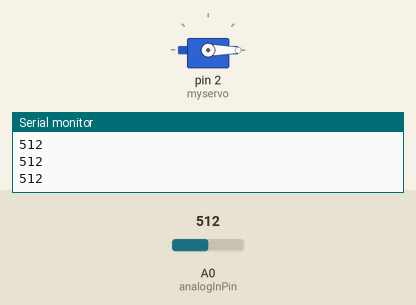
The sketch below on a simulated Arduino Uno, built with avr-gcc and run on an emulated ATmega328P. Parts: servo, the last lines printed to the serial monitor. Inputs (shaded band) come from the test bench; at power-on: A0 (analogInPin) = 512.

Above: at 1.2 s.
1.3 s: A0 (analogInPin) set to 161
2.8 s: A0 (analogInPin) set to 145
At 4.0 s:
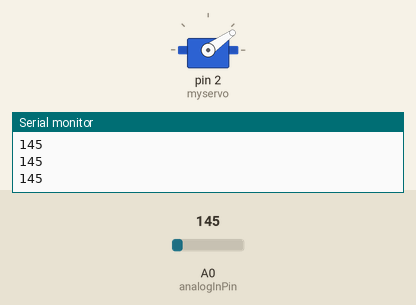
4.3 s: A0 (analogInPin) set to 164
At 5.5 s:
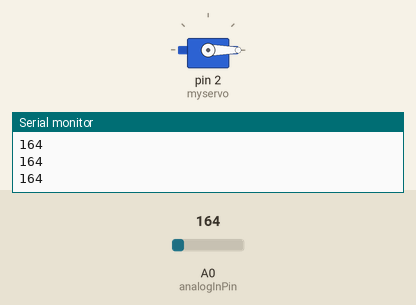
5.8 s: A0 (analogInPin) set to 144
At 6.9 s:
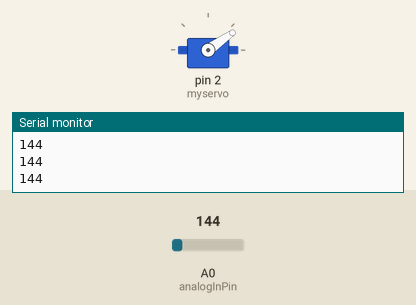
Timing chart, 0 to 8.3 s (numbered marks = the images above; inputs shaded):
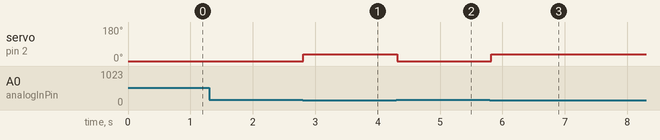

The sketch:

dino.ino
```cpp
#include <Servo.h>

Servo myservo;
const int analogInPin = A0;
int sensorValue = 0;

void setup() {

Serial.begin(9600);
myservo.attach(2);
myservo.write(0);

}

void loop() {


  sensorValue = analogRead(analogInPin);
  Serial.println(sensorValue);


  if (sensorValue<=151 && myservo.read()==0){
    myservo.write(35);

    delay(100);


  }
  else if(myservo.read()>0&&sensorValue>=154){
    myservo.write(0);
    }
  delay(100);


}
```

Measured:
- the behaviour switches between 152 and 151 on A0 (analogInPin) (found by bisection; images 0 and 1)
- after the input at 2.8 s, servo on pin 2 (myservo): 0° → 35° at once
- after the input at 4.3 s, servo on pin 2 (myservo): 35° → 0° at once
- after the input at 5.8 s, servo on pin 2 (myservo): 0° → 35° at once
